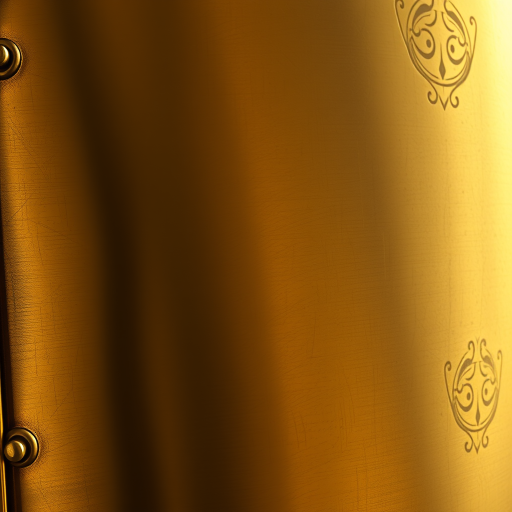
#> input picture UI Kit/art/menu_art/brassplate_s44.png, 1024 x 1024 px (shown at 1/2 size)
$ python make_eye_lids_flip.py
#> lines starting #> are read from the running program, lines starting #| are printed output that depends on the picture
"""Eyelid flipbook for the loading screen's great brass eye (2026-10-28 night; the user: "the eyelid opening is really
unnatural"; review: "shutters spill outside the rim", "flat slabs"). Instead of two plates sliding apart, every frame
draws the lids the way an eye opens: closed, the lids meet along a low curved seam; as it opens, the upper lid's edge
lifts and bends to follow the top of the opening, and the lower lid drops a little. Each lid is a brass shell (rounded
shading, a bright bevel, rivets along the edge) and casts a soft shadow on the eyeball. Everything is masked to the
eye's opening, so nothing shows outside the rim.
Frames: 18 (k = 0 closed .. 1 open), each 512 x 316, six per sheet (2 columns x 3 rows, 1024 x 948), 3 sheets:
upload_1028/r7/lids_0.png .. lids_2.png. The opening's box in brass_eye.png is x 144..888, y 97..557 (744 x 460).
Run: Hunyuan3D/.venv/Scripts/python.exe -I "UI Kit/art/make_eye_lids_flip.py" """
import os
import numpy as np
from PIL import Image, ImageFilter

HERE = os.path.dirname(os.path.abspath(__file__))
OUT = os.path.join(HERE, "upload_1028", "r7")
BW, BH = 744, 460
N, FW, FH = 18, 512, 316
os.makedirs(OUT, exist_ok=True)

tex = np.array(Image.open(os.path.join(HERE, "menu_art", "brassplate_s44.png")).convert("RGB").resize((BW, BW * 2 // 1))).astype(float)
ly, lx = np.mgrid[0:BH, 0:BW].astype(float)
u = (lx - BW / 2) / (BW / 2)
f = np.clip(1 - u * u, 0, 1) ** 0.8
top = 228 - 228 * f  # the opening's edges (box coordinates)
bot = 228 + 232 * f
inside = np.clip(np.minimum(ly - top, bot - ly) / 1.5 + 0.5, 0, 1)  # soft mask of the opening
seam = 228 + 0.42 * 232 * f  # closed: the lids meet low, along a curve that dips in the middle
shell = 0.78 + 0.22 * np.cos(u * np.pi / 2)  # a rounded shell: lighter in the middle


def frame(k):
#> called with k = 0
    e = 1 - (1 - k)  # progress
    yU = seam + (top - seam) * e  # upper lid edge: from the seam up to the top of the opening
    yL = seam + (bot - seam) * e  # lower lid edge: from the seam down to the bottom
    out = np.zeros((BH, BW, 4))
    # cast shadows on the eyeball, just past each lid edge
    dU, dL = ly - yU, yL - ly
    sh = np.clip(1 - dU / 34, 0, 1) * (dU > 0) * 0.55 + np.clip(1 - dL / 16, 0, 1) * (dL > 0) * 0.35
    out[..., 3] = np.clip(sh, 0, 1) * 255
    for upper in (True, False):
        dist = (yU - ly) if upper else (ly - yL)  # > 0 on the lid
        a = np.clip(dist / 1.5 + 0.5, 0, 1)
        shift = int((yU[0, BW // 2] - seam[0, BW // 2])) if upper else int(yL[0, BW // 2] - seam[0, BW // 2])
        ty = np.clip((ly - shift).astype(int) + (0 if upper else BH), 0, tex.shape[0] - 1)  # texture rides with the lid
        rgb = tex[ty, lx.astype(int)]
        light = 0.5 + 0.5 * np.clip(1 - dist / 140, 0, 1)  # brighter towards the edge
        rgb = rgb * (light * shell)[..., None]
        bevel = np.clip(1 - np.abs(dist - 4) / 3, 0, 1)  # a bright bevel line just inside the edge
        rgb = rgb * (1 - bevel[..., None]) + np.array([255, 228, 160]) * bevel[..., None]
        dark = np.clip(1 - np.abs(dist - 11) / 3, 0, 1) * 0.6  # its shadow line
        rgb = rgb * (1 - dark[..., None])
        out[..., :3] = out[..., :3] * (1 - a[..., None]) + rgb * a[..., None]
        out[..., 3] = np.maximum(out[..., 3], a * 255)
        # rivets along the edge, 20 px in
        for x in range(70, BW - 69, 52):
            ye = (yU if upper else yL)[0, x]
            yr = ye - 20 if upper else ye + 20
            rr = np.hypot(lx - x, ly - yr)
            m = (rr < 6) & (a > 0.5)
            out[m, :3] = [150, 100, 40]
            hl = (np.hypot(lx - x + 1.5, ly - yr + 1.5) < 3) & m
            out[hl, :3] = [255, 222, 150]
    out[..., 3] *= inside
    return Image.fromarray(np.clip(out, 0, 255).astype("uint8"), "RGBA")


frames = [frame(i / (N - 1)) for i in range(N)]
#> in frame (call 2), `e = 1 - (1 - k)`: e = 0.0588
#> the loop in frame (call 2), `for upper in (True, False):` made 2 passes
#> shift on passes 1 to 2: -19, 7
#> pass 1, in frame (call 2), `ty = np.clip((ly - shift).astype(int) + (0 if upper else BH), 0, tex.s..`:
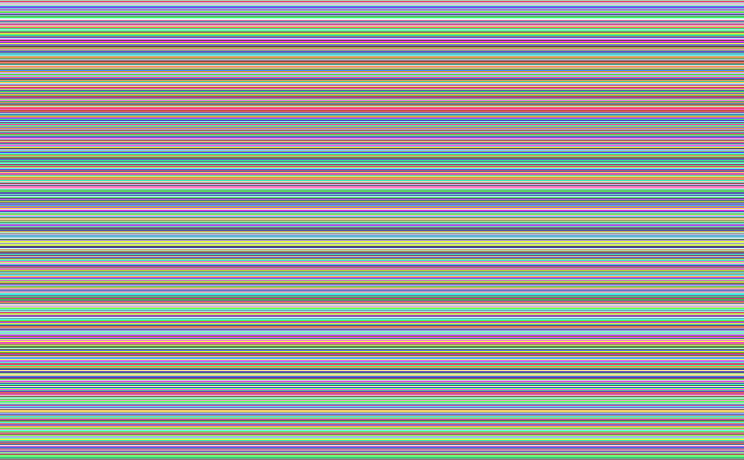
#> ty: shape (460, 744) int64; 460 distinct labels, from 19 to 478; one colour per label, 0 black
#> call 3 of frame, with k = 0.118
#> in frame (call 3), `e = 1 - (1 - k)`: e = 0.118
#> the loop in frame (call 3), `for upper in (True, False):` made 2 passes
#> shift on passes 1 to 2: -38, 15
#> after the loop in frame (call 3), `for upper in (True, False):`:
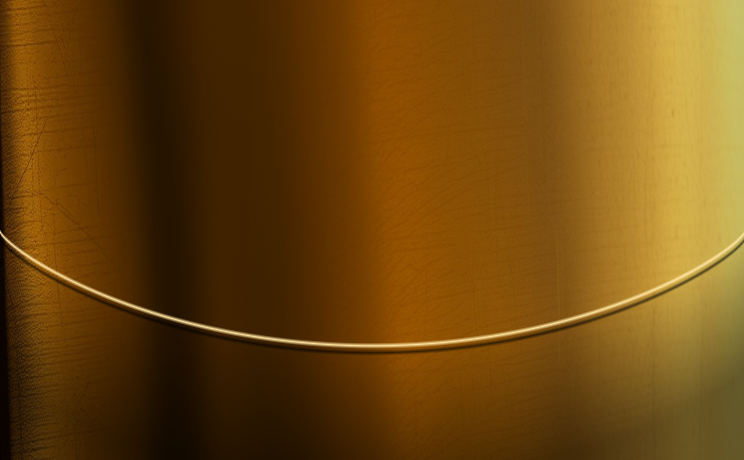
#> rgb: shape (460, 744, 3) float64; mean R, G, B 110.2, 71.7, 15.9
#> in frame (call 3), `out[..., 3] *= inside`:
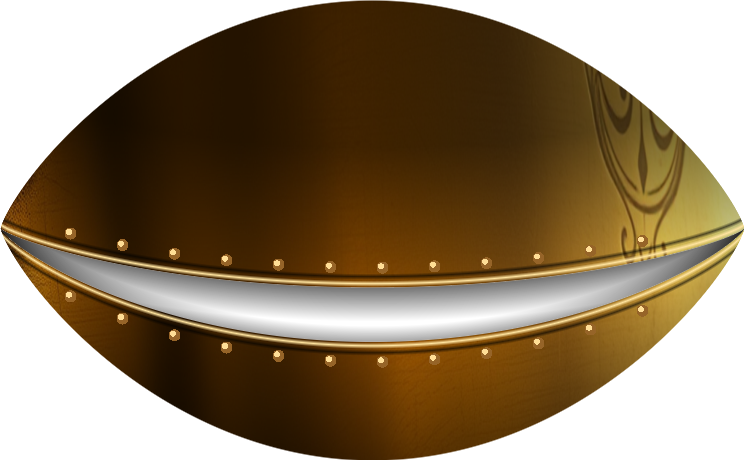
#> out: shape (460, 744, 4) float64; mean of channels 0, 1, 2, 3 74.8, 50.5, 14.2, 165.2; transparent parts drawn white
#> call 4 of frame, with k = 0.176
#> in frame (call 4), `e = 1 - (1 - k)`: e = 0.176
#> in frame (call 4), `sh = np.clip(1 - dU / 34, 0, 1) * (dU > 0) * 0.55 + np.clip(1 - dL / 1..`:
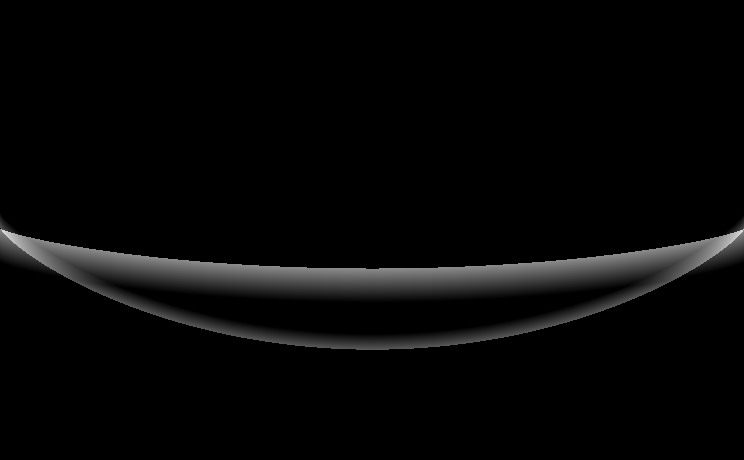
#> sh: shape (460, 744) float64; min 0, max 0.875, mean 0.0264
#> the loop in frame (call 4), `for upper in (True, False):` made 2 passes
#> shift on passes 1 to 2: -57, 23
#> pass 1, in frame (call 4), `dist = (yU - ly) if upper else (ly - yL)`:
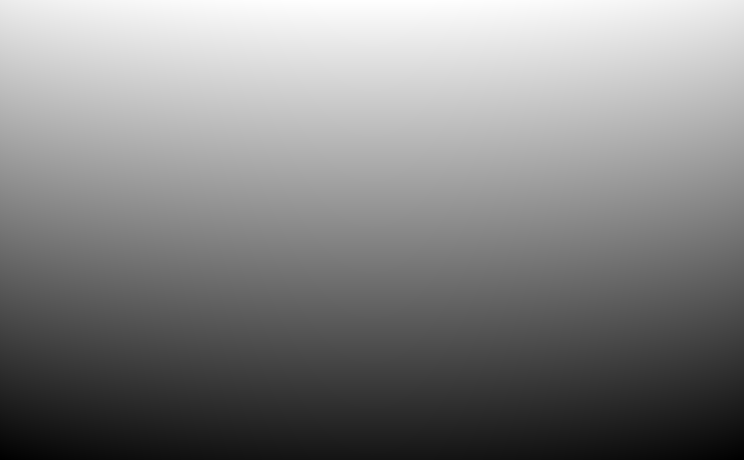
#> dist: shape (460, 744) float64; min -231, max 268, mean 26.8; drawn with min black and max white
#> pass 1, in frame (call 4), `a = np.clip(dist / 1.5 + 0.5, 0, 1)`:
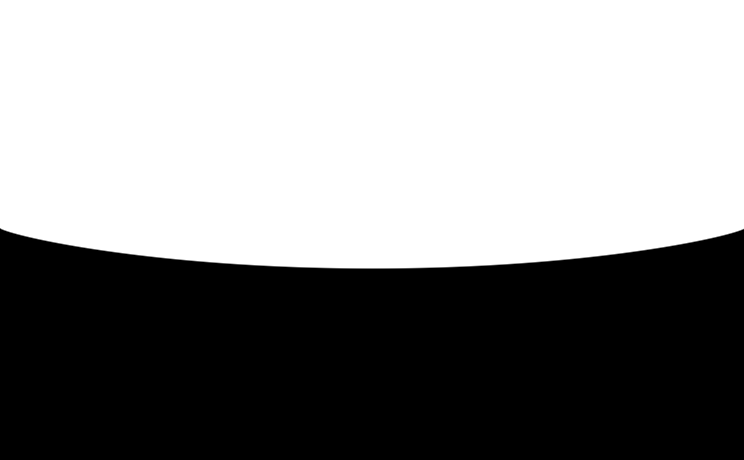
#> a: shape (460, 744) float64; min 0, max 1, mean 0.558
#> pass 1, in frame (call 4), `rgb = tex[ty, lx.astype(int)]`:
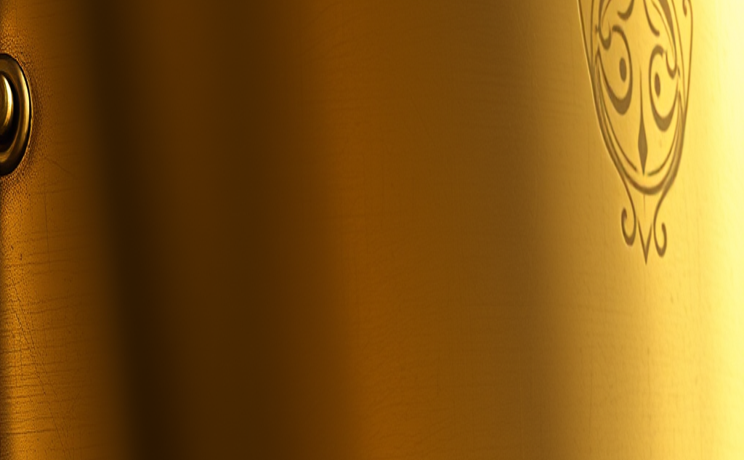
#> rgb: shape (460, 744, 3) float64; mean R, G, B 132.4, 89.6, 24.2
#> frames = 18 items
for s in range(3):
    sheet = Image.new("RGBA", (2 * FW, 3 * FH), (0, 0, 0, 0))
    for j in range(6):
        sheet.paste(frames[s * 6 + j].resize((FW, FH), Image.LANCZOS), ((j % 2) * FW, (j // 2) * FH))
    sheet.save(os.path.join(OUT, "lids_%d.png" % s))

# preview over the eye: frames 0, 4, 8, 12, 17
#> (the run stopped early here; a loop or call above may not have finished)

$ run again, with UI Kit/art/menu_art/brasseye_s43.png copied over UI Kit/art/menu_art/brassplate_s44.png
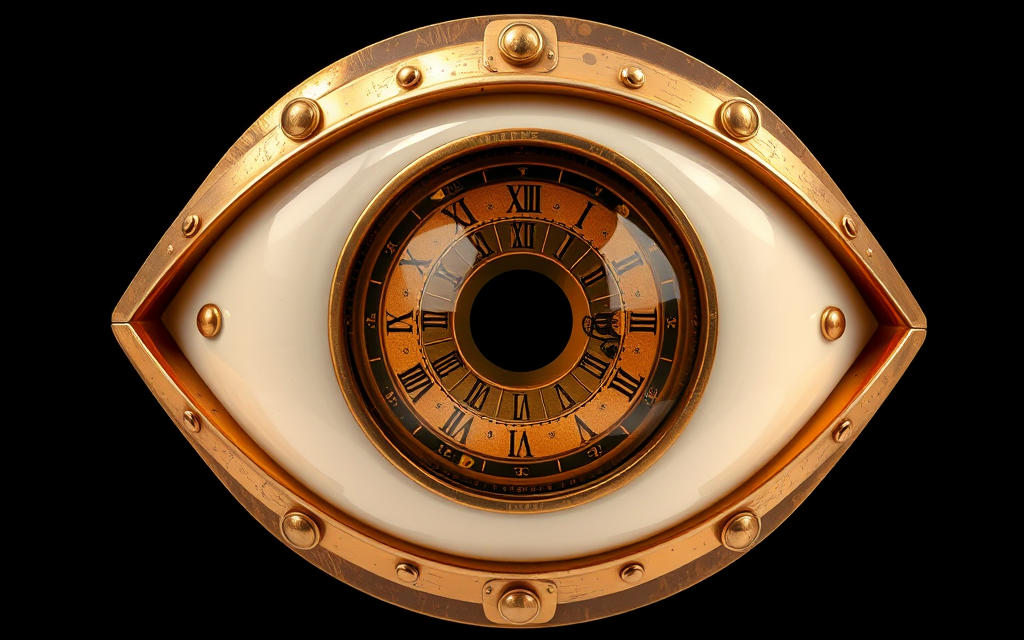
#> input picture UI Kit/art/menu_art/brasseye_s43.png, 1024 x 640 px
#> the loop in frame (call 2), `for upper in (True, False):` made 2 passes
#> shift on passes 1 to 2: -19, 7
#> e = 0.118
#> the loop in frame (call 3), `for upper in (True, False):` made 2 passes
#> shift on passes 1 to 2: -38, 15
#> in frame (call 3), `out[..., 3] *= inside`:
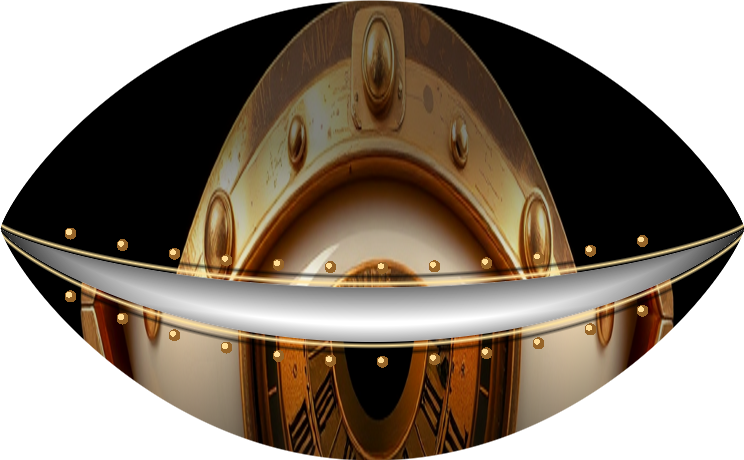
#> out: shape (460, 744, 4) float64; mean of channels 0, 1, 2, 3 53.8, 40.3, 26.2, 165.2; transparent parts drawn white
#> e = 0.176
#> the loop in frame (call 4), `for upper in (True, False):` made 2 passes
#> shift on passes 1 to 2: -57, 23
#> pass 1, in frame (call 4), `rgb = tex[ty, lx.astype(int)]`:
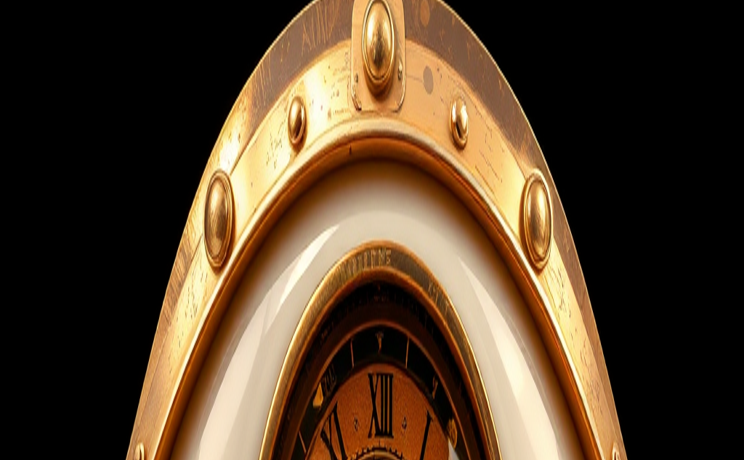
#> rgb: shape (460, 744, 3) float64; mean R, G, B 81.6, 61.3, 40.5
#> frames = 18 items
